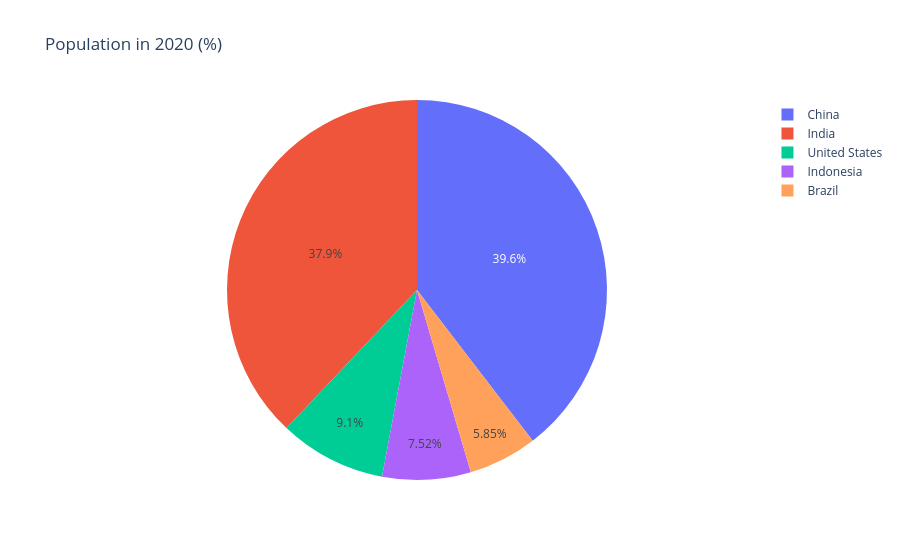

Notebook code cell kept with this figure:
### Markdown cell above
# Piechart

### Code cell
# transforming data
df_population_2020_for_pie = df_population[df_population.index.isin([2020.0])].T.reset_index()
df_population_2020_for_pie.columns = ['country', '2020']

# plotting
fig = px.pie(df_population_2020_for_pie, names='country',
             values='2020', title='Population in 2020 (%)')
display(fig)

### Figure 1 — Plotly figure (JSON) as saved in the notebook; plotly's stock layout.template omitted (floating-point values rounded to 4 significant figures)
{"data": [{"domain": {"x": [0, 1], "y": [0, 1]}, "hovertemplate": "country=%{label}<br>2020=%{value}<extra></extra>", "labels": ["United States", "India", "China", "Indonesia", "Brazil"], "legendgroup": "", "name": "", "showlegend": true, "values": [331002651, 1380004385, 1439323776, 273523615, 212559417], "type": "pie"}], "layout": {"legend": {"tracegroupgap": 0}, "title": {"text": "Population in 2020 (%)"}}}
